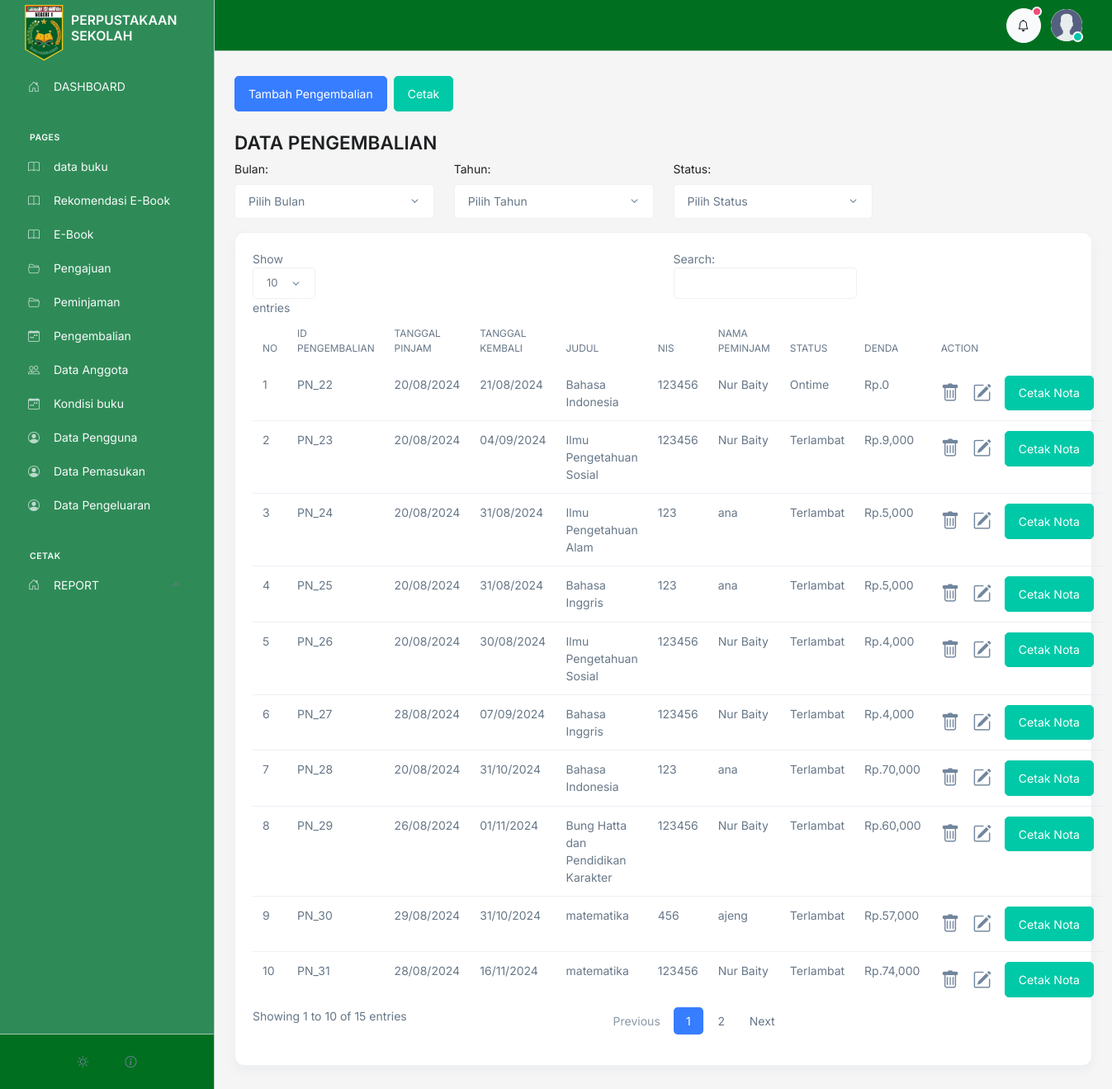
The page /admin/pengembalian/index.php (signed in) on the database its author committed.
### tables this page shows
CREATE TABLE `pengembalian` (
  `id` int(11) NOT NULL,
  `id_peminjaman` int(11) NOT NULL,
  `tanggal` varchar(100) NOT NULL,
  `status` varchar(50) NOT NULL,
  `denda` int(11) NOT NULL
);

CREATE TABLE `peminjaman` (
  `id` int(50) NOT NULL,
  `id_anggota` int(50) NOT NULL,
  `id_buku` int(50) NOT NULL,
  `tanggal` varchar(100) NOT NULL,
  `tanggal_kembali` varchar(100) NOT NULL,
  `status` varchar(100) NOT NULL
);

CREATE TABLE `buku` (
  `id` int(11) NOT NULL,
  `id_kategori` int(11) DEFAULT 1,
  `tanggal` varchar(50) NOT NULL,
  `judul` varchar(200) NOT NULL,
  `pengarang` varchar(100) NOT NULL,
  `penerbit` varchar(100) NOT NULL,
  `tahun_terbit` varchar(50) NOT NULL,
  `isbn` varchar(200) NOT NULL,
  `jumlah` int(10) NOT NULL,
  `lokasi` varchar(200) NOT NULL,
  `deskripsi` text NOT NULL,
  `image` text NOT NULL
);

CREATE TABLE `anggota` (
  `id` int(11) NOT NULL,
  `user_id` int(11) DEFAULT NULL,
  `nis` varchar(20) NOT NULL,
  `nama` varchar(100) NOT NULL,
  `email` varchar(100) NOT NULL DEFAULT 'm.nawir177@gmail.com',
  `telpon` varchar(15) NOT NULL DEFAULT '082255445566',
  `tempat_lahir` varchar(100) NOT NULL,
  `tanggal_lahir` varchar(100) NOT NULL,
  `kelamin` varchar(100) NOT NULL,
  `TA` varchar(100) NOT NULL,
  `alamat` text NOT NULL,
  `foto` varchar(100) NOT NULL,
  `verifikasi` tinyint(1) NOT NULL DEFAULT 0
);

### admin/controller.php (called while the page is built, shortened)
<?php
$conn = mysqli_connect('localhost', 'root', '', 'perpustakaan');
function getFilter($table)
{
    global $conn;
    $query = "SELECT * FROM $table";
    $rows = [];
    $result = mysqli_query($conn, $query);
    if ($result) {
        while ($row = mysqli_fetch_assoc($result)) {
            $rows[] = $row;
        }
    } else {
        echo "Error: " . mysqli_error($conn);
    }
    return $rows;
}
function hasOne($id_relation, $table_relation, $field)
{
   $conn = mysqli_connect('localhost', 'root', '', 'perpustakaan');
   $query = "SELECT $field FROM $table_relation WHERE id = $id_relation";
   $result = mysqli_query($conn, $query);
   $row = mysqli_fetch_array($result, MYSQLI_ASSOC);
   if ($row) {
      return $row[$field];
   } else {
      return null;
   }
}

### admin/pengembalian/index.php (the view, shortened to what this page needs)
<?php
include '../controller.php';
include '../template/header.php';
$pengembalian = getFilter("pengembalian");
$no = 1;
?>
<div class="container">
   <div class="d-flex gap-2">
      <a href="tambah.php" class="btn btn-primary my-4">Tambah Pengembalian</a>
      <div>
         <button type="button" class="btn btn-success mt-4" onclick="printData()">Cetak</button>
      </div>
   </div>
   <h1>DATA PENGEMBALIAN</h1>
   <form action="" method="get" class="mb-3" id="filterForm">
      <div class="row">
         <div class="col-md-3">
            <label for="bulan" class="form-label">Bulan:</label>
            <select name="bulan" id="bulan" class="form-select" onchange="submitForm()">
               <option value="">Pilih Bulan</option>
            </select>
         </div>
         <div class="col-md-3">
            <label for="tahun" class="form-label">Tahun:</label>
            <select name="tahun" id="tahun" class="form-select" onchange="submitForm()">
               <option value="">Pilih Tahun</option>
            </select>
         </div>
         <div class="col-md-3">
            <label for="status" class="form-label">Status:</label>
            <select name="status" id="status" class="form-select" onchange="submitForm()">
               <option value="">Pilih Status</option>
            </select>
         </div>
      </div>
   </form>
   <div class="card">
      <div class="card-body">
         <table class="table table-responsive">
            <thead>
               <tr>
                  <th>No</th>
                  <th>ID PENGEMBALIAN</th>
                  <th>Tanggal Pinjam</th>
                  <th>Tanggal Kembali</th>
                  <th>Judul</th>
                  <th>NIS</th>
                  <th>Nama Peminjam</th>
                  <th>Status</th>
                  <th>Denda</th>
                  <th>Action</th>
               </tr>
            </thead>
            <tbody>
               <?php foreach ($pengembalian as $value) : ?>
                  <tr>
                     <td><?= $no++; ?></td>
                     <td>PN_<?=$value['id']; ?></td>
                     <td><?= hasOne($value['id_peminjaman'], "peminjaman", "tanggal"); ?></td>
                     <td><?= $value['tanggal'] ?></td>
                     <td><?= hasOne(hasOne($value['id_peminjaman'], "peminjaman", "id_buku"), 'buku', 'judul'); ?></td>
                     <td><?= hasOne(hasOne($value['id_peminjaman'], "peminjaman", "id_anggota"), 'anggota', 'nis'); ?></td>
                     <td><?= hasOne(hasOne($value['id_peminjaman'], "peminjaman", "id_anggota"), 'anggota', 'nama'); ?></td>
                     <td><?= $value['status'] ?></td>
                     <td>Rp.<?= number_format($value['denda'], 0, 0) ?></td>
                     <td>
                        <div class="d-flex gap-3 align-items-center">
                           <a href="delete.php?id=<?= $value['id'] ?>" onclick="return confirm('Are you sure?')" class="fs-1 text-secondary">
                              <i class="bi bi-trash"></i>
                           </a>
                           <a href="edit.php?id=<?= $value['id'] ?>" class="fs-1 text-secondary">
                              <i class="bi bi-pencil-square"></i>
                           </a>
                           <a href="nota.php?id=<?= $value['id'] ?>" class="btn btn-success">Cetak Nota</a>
                        </div>
                     </td>
                  </tr>
               <?php endforeach; ?>
            </tbody>
         </table>
      </div>
   </div>
</div>
<?php include '../template/footer.php'; ?>

### admin/template/header.php (style rules this page uses)
* { transition: unset !important; }
body { opacity: 0; }

### rows shown on the page
pengembalian: id "22", id_peminjaman.tanggal "20/08/2024", tanggal "21/08/2024", id_peminjaman.judul "Bahasa Indonesia", id_peminjaman.nis "123456", id_peminjaman.nama "Nur Baity", status "Ontime", denda "0"
pengembalian: id "23", id_peminjaman.tanggal "20/08/2024", tanggal "04/09/2024", id_peminjaman.judul "Ilmu Pengetahuan Sosial", id_peminjaman.nis "123456", id_peminjaman.nama "Nur Baity", status "Terlambat", denda "9,000"
pengembalian: id "24", id_peminjaman.tanggal "20/08/2024", tanggal "31/08/2024", id_peminjaman.judul "Ilmu Pengetahuan Alam", id_peminjaman.nis "123", id_peminjaman.nama "ana", status "Terlambat", denda "5,000"
pengembalian: id "25", id_peminjaman.tanggal "20/08/2024", tanggal "31/08/2024", id_peminjaman.judul "Bahasa Inggris", id_peminjaman.nis "123", id_peminjaman.nama "ana", status "Terlambat", denda "5,000"
pengembalian: id "26", id_peminjaman.tanggal "20/08/2024", tanggal "30/08/2024", id_peminjaman.judul "Ilmu Pengetahuan Sosial", id_peminjaman.nis "123456", id_peminjaman.nama "Nur Baity", status "Terlambat", denda "4,000"
pengembalian: id "27", id_peminjaman.tanggal "28/08/2024", tanggal "07/09/2024", id_peminjaman.judul "Bahasa Inggris", id_peminjaman.nis "123456", id_peminjaman.nama "Nur Baity", status "Terlambat", denda "4,000"
pengembalian: id "28", id_peminjaman.tanggal "20/08/2024", tanggal "31/10/2024", id_peminjaman.judul "Bahasa Indonesia", id_peminjaman.nis "123", id_peminjaman.nama "ana", status "Terlambat", denda "70,000"
pengembalian: id "29", id_peminjaman.tanggal "26/08/2024", tanggal "01/11/2024", id_peminjaman.judul "Bung Hatta dan Pendidikan Karakter", id_peminjaman.nis "123456", id_peminjaman.nama "Nur Baity", status "Terlambat", denda "60,000"
pengembalian: id "30", id_peminjaman.tanggal "29/08/2024", tanggal "31/10/2024", id_peminjaman.judul "matematika", id_peminjaman.nis "456", id_peminjaman.nama "ajeng", status "Terlambat", denda "57,000"
pengembalian: id "31", id_peminjaman.tanggal "28/08/2024", tanggal "16/11/2024", id_peminjaman.judul "matematika", id_peminjaman.nis "123456", id_peminjaman.nama "Nur Baity", status "Terlambat", denda "74,000"
